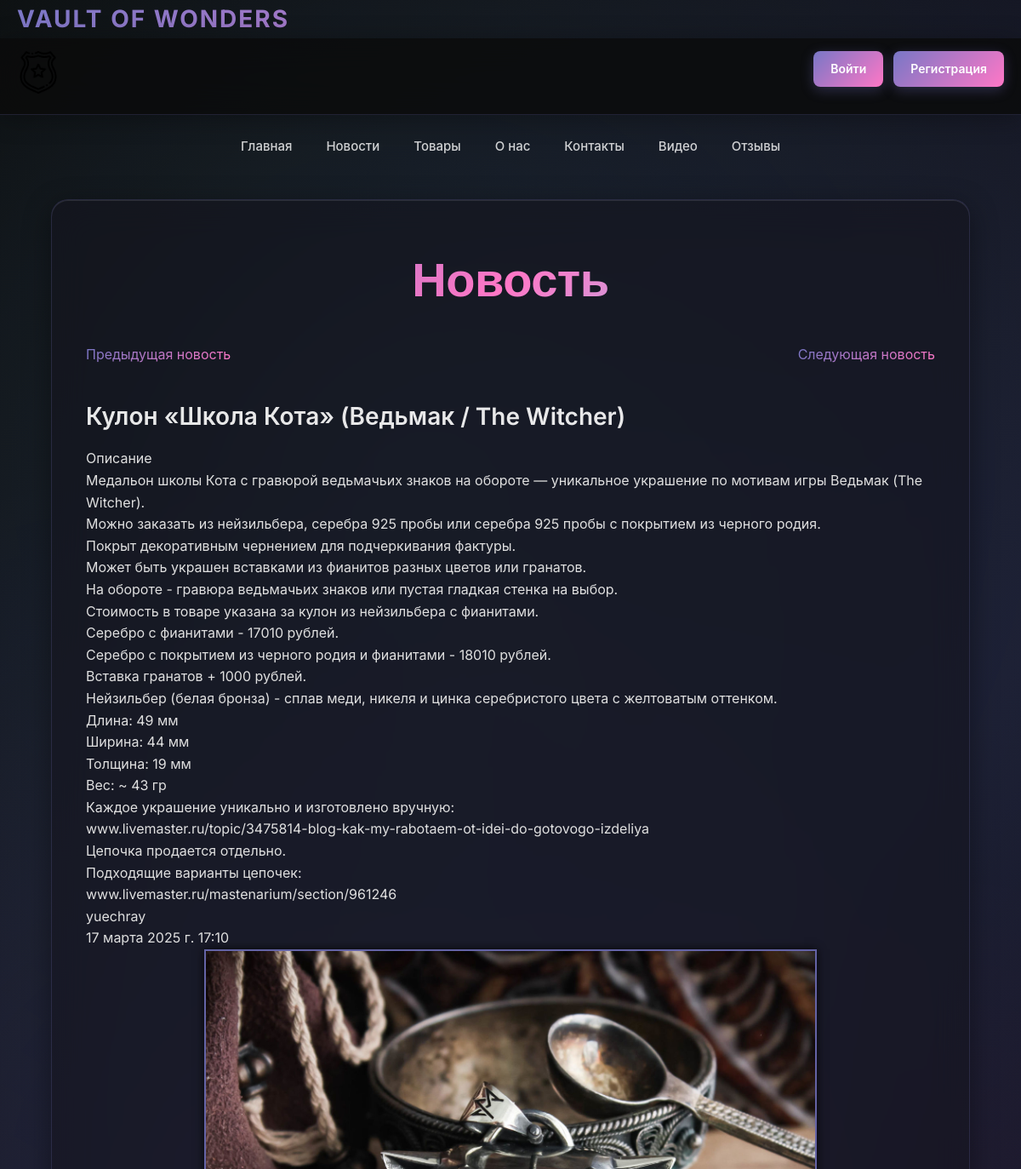
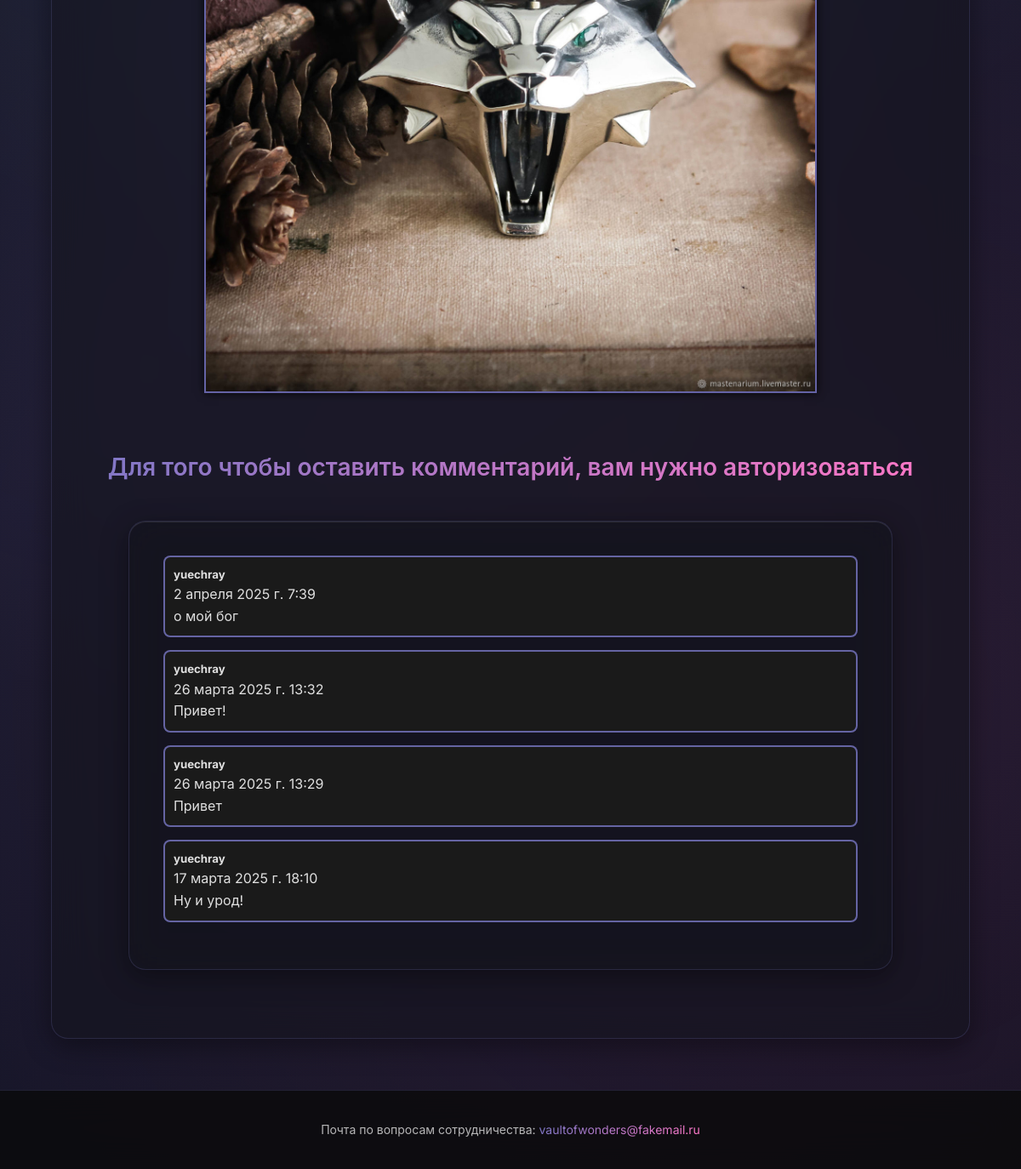
Page /detail/1/ on the committed database (2 pictures, top to bottom).
### app/models.py (models this page shows, shortened)
class Task(models.Model):
    title = models.CharField('Название', max_length=50)
    task = models.TextField('Описание')
    date_published = models.DateTimeField(default=timezone.now, verbose_name="Дата публикации")
    image = models.ImageField(upload_to="media/Images/", verbose_name="Изображение", null=True, blank=True)
    author = models.ForeignKey(User, on_delete=models.CASCADE, verbose_name="Автор", null=True, blank=True)
    class Meta:
        verbose_name = 'Новость'
        verbose_name_plural = 'Новости'

class Comment(models.Model):
    task = models.ForeignKey(Task, on_delete=models.CASCADE, verbose_name="Новость")
    author = models.ForeignKey(User, on_delete=models.CASCADE, verbose_name="Автор", null=True, blank=True)
    text = models.TextField(verbose_name="Содержание")
    date_published = models.DateTimeField(default=timezone.now, verbose_name="Дата публикации")
    class Meta:
        verbose_name = "Комментарий"
        verbose_name_plural = "Комментарии"

### app/views.py (the view)
# urls.py: path('detail/<int:pk>/', views.detail, name='detail_news'),
def detail(request, pk):
    tasks = Task.objects.all()
    task = Task.objects.get(pk=pk)
    title = task.title
    first = tasks.first().id
    last = tasks.last().id
    count = str(request.GET.get("post"))
    if count == "prev":
        if task.id == first:
            return redirect('detail_news', pk=last)
        prev_task = tasks.filter(id__lt=task.id).last()
        return redirect('detail_news', pk=prev_task.id)
    if count == "next":
        if task.id == last:
            return redirect('detail_news', pk=first)
        next_task = tasks.filter(id__gt=task.id).first()
        return redirect('detail_news', pk=next_task.id)
    comments = Comment.objects.filter(task=pk).order_by("-date_published")
    context = {
        'task': task,
        'comments': comments,
        "title": title
    }
    if request.method == 'POST':
        form = CommentForm(request.POST)
        if form.is_valid():
            new_comment = form.save(commit=False)
            new_comment.author = request.user
            new_comment.date = datetime.now()
            new_comment.task = task
            new_comment.save()
            return redirect('detail_news', pk=pk)
    else:
        form = CommentForm()
    context["form"] = form
    return render(request, 'solo_new.html', context)

### app/templates/solo_new.html (shortened to what this page needs)
{% extends 'base.html' %}
{% load static %}
{% block content %}
<link href="{% static 'styles/solo_new.css' %}" rel="stylesheet">
    <h1 class="news-el">Новость</h1>
    <div class="arrow-container">
        <div class="arrow-item arrow-left"><a href="{% url 'detail_news' pk=task.id %}?post=prev"> Предыдущая новость</a></div>
        <div class="arrow-item arrow-right"><a href="{% url 'detail_news' pk=task.id %}?post=next"> Следующая новость</a></div>
    </div>
    {% if task %}
    <div class="news-page alert alert-warning mt-2">
        <h3>{{ task.title }}</h3>
        <p>{{ task.task|linebreaks }}</p>
        {% if task.author %}
            <p>{{ task.author }}</p>
        {% endif %}
        <p>{{ task.date_published }}</p>
        {% if task.image %}
            <img class="news-image" src="{% get_media_prefix %}/{{ task.image }}">
        {% endif %}
    </div>
    {% else %}
        <p>У нас нет записи</p>
    {% endif %}
    <div class="comments">
        {% if user.is_authenticated %}
            <div class="com_form">
                <h3>Ваш комментарий</h3>
                <form method="POST" class="comment-form">
                    {% csrf_token %}
                    {{ form.as_p }}
                    <button class="comment-btn" type="submit">Отправить</button>
                </form>
            </div>
        {% else %}
            <h3 class="comment-dig">Для того чтобы оставить комментарий, вам нужно авторизоваться</h3>
        {% endif %}
        {% if comments %}
            <div class="container my-5 py-5 text-body">
                <div class="row d-flex justify-content-center">
                    {% for comment in comments %}
                        <div class="col-md-11 col-lg-9 col-xl-7">
                            <div class="d-flex flex-start mb-4">
                                <div class="card w-100 comment-item">
                                    <div class="card-body p-4">
                                        <div class="">
                                            <h5>{{ comment.author }}</h5>
                                            <p class="small">{{ comment.date_published }}</p>
                                            <p>{{ comment.text }}</p>
                                        </div>
                                    </div>
                                </div>
                            </div>
                        </div>
                    {% endfor %}
                </div>
            </div>
        {% else %}
            <p class="no-comments">Комментариев пока нет</p>
        {% endif %}
    </div>
{% endblock %}

### app/static/styles/site.css (style rules this page uses)
* { margin: 0; padding: 0; box-sizing: border-box; }
body { font-family: 'Inter', -apple-system, BlinkMacSystemFont, 'Segoe UI', sans-serif; margin: 0; padding: 0; background: linear-gradient(135deg, #0a0a0a 0%, #1a1a2e 50%, #0f0f1e 100%); background-attachment: fixed; color: #E0E0E0; overflow-x: hidden; line-height: 1.6; }
body::before { content: ''; position: fixed; top: 0; left: 0; width: 100%; height: 100%; background: radial-gradient(circle at 20% 50%, rgba(120, 119, 198, 0.1) 0%, transparent 50%), radial-gradient(circle at 80% 80%, rgba(255, 119, 198, 0.1) 0%, transparent 50%), radial-gradient(circle at 40% 20%, rgba(120, 219, 255, 0.1) 0%, transparent 50%); pointer-events: none; z-index: 0; }
.container { width: 90%; max-width: 1400px; margin: 40px auto; background: rgba(20, 20, 30, 0.6); backdrop-filter: blur(20px); -webkit-backdrop-filter: blur(20px); color: #E0E0E0; padding: 40px; border-radius: 20px; border: 1px solid rgba(120, 119, 198, 0.2); box-shadow: 0 8px 32px rgba(0, 0, 0, 0.4), inset 0 1px 0 rgba(255, 255, 255, 0.1); position: relative; z-index: 1; animation: fadeInUp 0.6s ease-out; }
h1, h2 { background: linear-gradient(135deg, #7877C6 0%, #FF77C6 50%, #78DBFF 100%); -webkit-background-clip: text; -webkit-text-fill-color: transparent; background-clip: text; text-align: center; font-family: 'Inter', sans-serif; font-weight: 700; letter-spacing: -0.5px; margin-bottom: 30px; }
h1 { font-size: clamp(32px, 5vw, 56px); font-weight: 800; margin-top: 20px; line-height: 1.2; }
h3 { font-size: clamp(20px, 3vw, 28px); font-weight: 600; color: rgba(255, 255, 255, 0.9); margin-top: 25px; margin-bottom: 15px; }

### app/static/styles/news.css (style rules this page uses)
.news-page img { width: auto; border: 2px solid #D4AF37; }

### app/static/styles/solo_new.css (style rules this page uses)
.news-image { max-height: 720px; object-fit: cover; max-width: 1080px; border: 2px solid rgba(120, 119, 198, 0.8); box-shadow: 0 0 10px rgba(0, 0, 0, 0.8); display: block; margin-left: auto; margin-right: auto }
.news-page img { width: auto; border: 2px solid rgba(120, 119, 198, 0.8); }
.comment-item { background-color: #1A1A1A; border: 2px solid rgba(120, 119, 198, 0.8); color: #E0E0E0; padding: 10px; border-radius: 8px; margin-bottom: 15px; }
.news-el { text-align: center; background: linear-gradient(135deg, #7877C6 0%, #FF77C6 50%, #78DBFF 100%); -webkit-background-clip: text; -webkit-text-fill-color: transparent; background-clip: text; font-weight: 700; }
.arrow-container { display: flex; justify-content: space-between; padding: 12px 0; }
.arrow-container a, .admin-controls-container a { text-decoration: none; background: linear-gradient(135deg, #7877C6 0%, #FF77C6 100%); -webkit-background-clip: text; -webkit-text-fill-color: transparent; background-clip: text; transition: opacity 0.3s; }
.comment-dig { text-align: center; padding-top: 40px; background: linear-gradient(135deg, #7877C6 0%, #FF77C6 100%); -webkit-background-clip: text; -webkit-text-fill-color: transparent; background-clip: text; }

### rows in the picture
Task: title "Кулон «Школа Кота» (Ведьмак / The Witcher)", task "Описание Медальон школы Кота с гравюрой ведьмачьих знаков на обороте — уникальное украшение по мотивам игры Ведьмак (The Witcher). Можно заказать из нейзильбера, серебра 925 пробы или серебра 925 пробы с покрытием из черного родия. Покрыт декоративным чернением для подчеркивания фактуры. Может быть украшен вставками из фианитов разных цветов или гранатов. На обороте - гравюра ведьмачьих знаков или пустая гладкая стенка на выбор. Стоимость в товаре указана за кулон из нейзильбера с фианитами. Серебро с фианитами - 17010 рублей. Серебро с покрытием из черного родия и фианитами - 18010 рублей. Вставка гранатов + 1000 рублей. Нейзильбер (белая бронза) - сплав меди, никеля и цинка серебристого…", author "yuechray", date_published "17 марта 2025 г. 17:10", image (picture)
Comment: author "yuechray", date_published "2 апреля 2025 г. 7:39", text "о мой бог"
Comment: author "yuechray", date_published "26 марта 2025 г. 13:32", text "Привет!"
Comment: author "yuechray", date_published "26 марта 2025 г. 13:29", text "Привет"
Comment: author "yuechray", date_published "17 марта 2025 г. 18:10", text "Ну и урод!"
